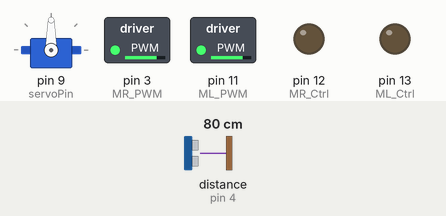
The sketch below on a simulated Arduino Uno, built with avr-gcc and run on an emulated ATmega328P. Shown: servo, switched loads named in the sketch (green lamp = pin HIGH), output pins drawn as LEDs (lit = HIGH). Wiring (inferred from the names in the program): ultrasonic range finder: trigger pin 5; echo pin 4; servo: signal pin 9. The test bench sets the inputs (shaded band); at power-on: distance to the obstacle (sensor on pin 4) 80 cm. The echo pulse lasts 58.3 µs per cm; random numbers use the default seed unless the sketch sets one; servo pulses on a pin are drawn as a servo (544–2400 µs = 0–180°); pins used as bus, display or sensor lines are not drawn.

Above: at 2.2 s.
2.3 s: distance to the obstacle (sensor on pin 4) set to 23 cm
3.8 s: distance to the obstacle (sensor on pin 4) set to 18 cm
At 4.2 s:
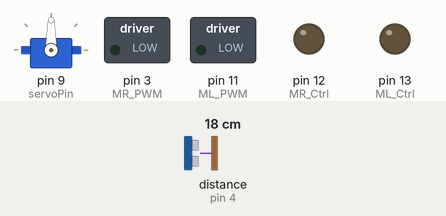
At 5.2 s:
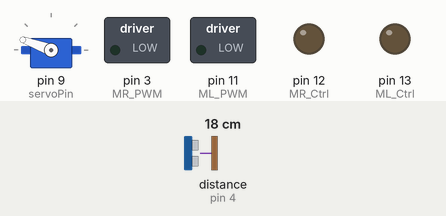
6.8 s: distance to the obstacle (sensor on pin 4) set to 14 cm
At 8.3 s:
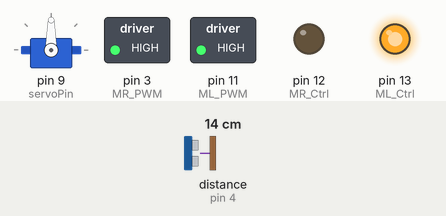
9.8 s: distance to the obstacle (sensor on pin 4) set to 130 cm
12.8 s: distance to the obstacle (sensor on pin 4) set to 140 cm
14.7 s: distance to the obstacle (sensor on pin 4) set to 2 cm
At 17.3 s:
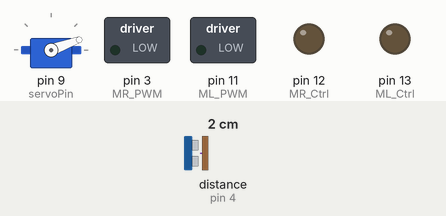
Timing chart, 0 to 18.7 s (numbered marks = the images above; inputs shaded):
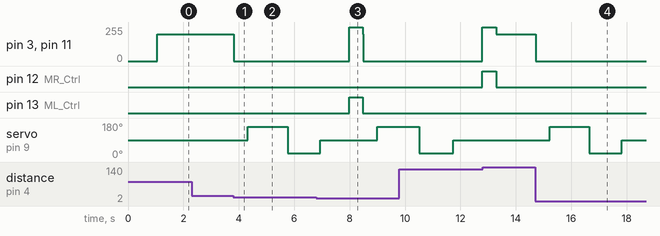

Measured:
- the behaviour switches between 21 and 20 cm on distance to the obstacle (sensor on pin 4) (found by bisection; images 0 and 1)
- the behaviour switches between 17 and 16 cm on distance to the obstacle (sensor on pin 4) (found by bisection; images 2 and 3)
- after the input at 2.3 s, every drawn part: stays the same
- after the input at 3.8 s, pin 3 (MR_PWM), pin 11 (ML_PWM): 200/255 → 0/255 at once; servo on pin 9 (servoPin): 90° → 160° after 0.51 s, → 20° 1.4 s later
- after the input at 6.8 s, pin 13 (ML_Ctrl): LOW → HIGH after 1.2 s, → LOW 0.50 s later
- after the input at 14.7 s, pin 3 (MR_PWM), pin 11 (ML_PWM): 200/255 → 0/255 at once; servo on pin 9 (servoPin): 90° → 160° after 0.52 s, → 20° 1.4 s later, → 90° 1.2 s later

The sketch:

Ultrasonic_Avoid.ino
```cpp
int random2;
int a;              // Straight obstacle
int a1;             // Left obstacle
int a2;             // Right obstacle

int distance;
int pulsewidth;

#define ML_Ctrl 13  //define the direction control pin of left motor
#define ML_PWM 11   //define PWM control pin of left motor
#define MR_Ctrl 12  //define the direction control pin of right motor
#define MR_PWM 3    //define PWM control pin of right motor

#define Trig 5      //ultrasonic trig Pin
#define Echo 4      //ultrasonic echo Pin

#define servoPin 9  //servo Pin

/************the function to run motor**************/
void Car_front()
{
  digitalWrite(MR_Ctrl,LOW);  // Clockwise rotation
  analogWrite(MR_PWM,200);    // Speed 200 (range 0-255)
  digitalWrite(ML_Ctrl,LOW);
  analogWrite(ML_PWM,200);
}
void Car_back()
{
  digitalWrite(MR_Ctrl,HIGH); // Anticlockwise rotation
  analogWrite(MR_PWM,200);    // Speed 200 (range 0-255)
  digitalWrite(ML_Ctrl,HIGH);
  analogWrite(ML_PWM,200);
}
void Car_left()
{
  digitalWrite(MR_Ctrl,LOW);  // Clockwise rotation
  analogWrite(MR_PWM,255);
  digitalWrite(ML_Ctrl,HIGH); // Anticlockwise rotation
  analogWrite(ML_PWM,255);
}
void Car_right()
{
  digitalWrite(MR_Ctrl,HIGH); // Anticlockwise rotation
  analogWrite(MR_PWM,255);
  digitalWrite(ML_Ctrl,LOW);  // Clockwise rotation
  analogWrite(ML_PWM,255);
}
void Car_Stop()
{
  digitalWrite(MR_Ctrl,LOW);
  analogWrite(MR_PWM,0);
  digitalWrite(ML_Ctrl,LOW);
  analogWrite(ML_PWM,0);
}
/******************************************************/

/********The function to control servo*****************/
void procedure(int myangle) {
  for (int i = 0; i <= 50; i = i + (1)) {
    pulsewidth = myangle * 11 + 500;
    digitalWrite(servoPin,HIGH);
    delayMicroseconds(pulsewidth);
    digitalWrite(servoPin,LOW);
    delay((20 - pulsewidth / 1000));
  }
}
/******************************************************/

/****The function to control ultrasonic sensor*********/
float checkdistance() {
  digitalWrite(Trig, LOW);
  delayMicroseconds(2);
  digitalWrite(Trig, HIGH);
  delayMicroseconds(10);
  digitalWrite(Trig, LOW);
  float distance = pulseIn(Echo, HIGH) / 58.00;  //58.20, that is, 2*29.1=58.2
  delay(10);
  return distance;
}
/******************************************************/

void setup(){
  pinMode(servoPin, OUTPUT);
  procedure(90);              // Set servo to 90°

  pinMode(Trig, OUTPUT);      // Передача
  pinMode(Echo, INPUT);       // Приём

  pinMode(ML_Ctrl, OUTPUT);
  pinMode(ML_PWM, OUTPUT);
  pinMode(MR_Ctrl, OUTPUT);
  pinMode(MR_PWM, OUTPUT);
}

void loop(){
  random2 = random(1, 100);
  a = checkdistance();        //assign the front distance detected by ultrasonic sensor to variable a
  if (a < 20)                 //when the front distance detected is less than 20
  {
      Car_Stop();                           //robot stops

      delay(500);
      procedure(160);                       //Ultrasonic platform turns left
      for (int j = 1; j <= 10; j = j + (1)) //for statement, the data will be more accurate if ultrasonic sensor detect a few times.
      {
        a1 = checkdistance();               //assign the left distance detected by ultrasonic sensor to variable a1(читаем 10 раз)
      }

      delay(300);
      procedure(20);                        //Ultrasonic platform turns right
      for (int k = 1; k <= 10; k = k + (1))
      {
        a2 = checkdistance();               //assign the right distance detected by ultrasonic sensor to variable a2(читаем 10 раз)
      }

      if (a1 < 50 || a2 < 50)               //robot will turn to the longer distance side when left or right distance is less than 50cm.
      {
        if (a1 > a2)                        //left distance is greater than right side
        {
          procedure(90);                    //Ultrasonic platform turns back to right ahead
          Car_left();                       //robot turns left
          delay(500);                       //turn left for 500ms
          Car_front();                      //go front
        }
        else
        {
          procedure(90);
          Car_right();                      //robot turns right
          delay(500);
          Car_front();                      //go front
        }
      }
      else                                  //If both side is greater than or equal to 50cm, turn left or right randomly
      {
        if ((long) (random2) % (long) (2) == 0)  //When the random number is even
        {
          procedure(90);
          Car_left();                       //tank robot turns left
          delay(500);
          Car_front();                      //go front
        }
        else
        {
          procedure(90);
          Car_right();                      //robot turns right
          delay(500);
          Car_front();                      //go front
       }
     }
  }
  else                                      //If the front distance is greater than or equal to 20cm, robot car will go front
  {
      Car_front();                          //go front
  }
}
```
